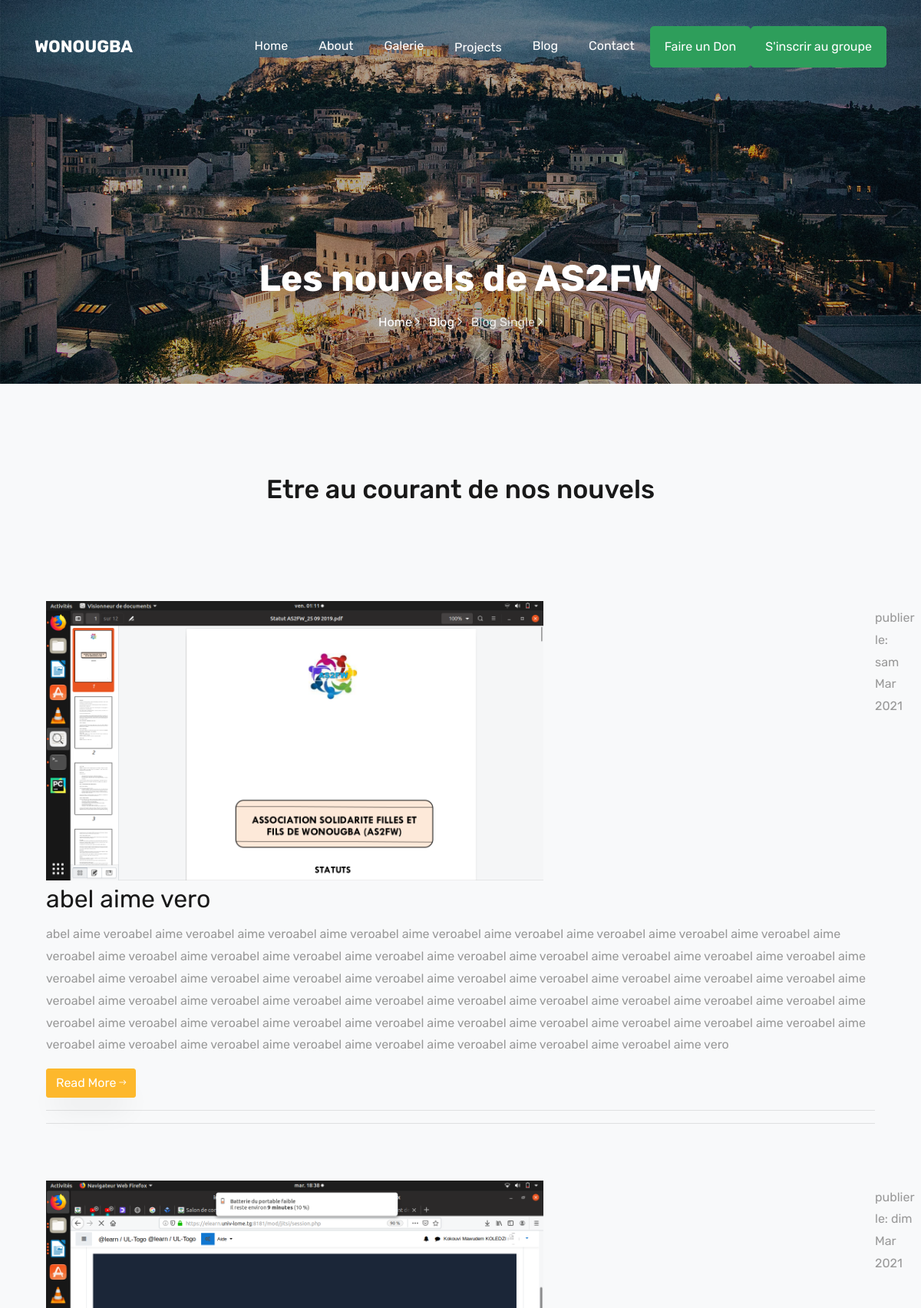
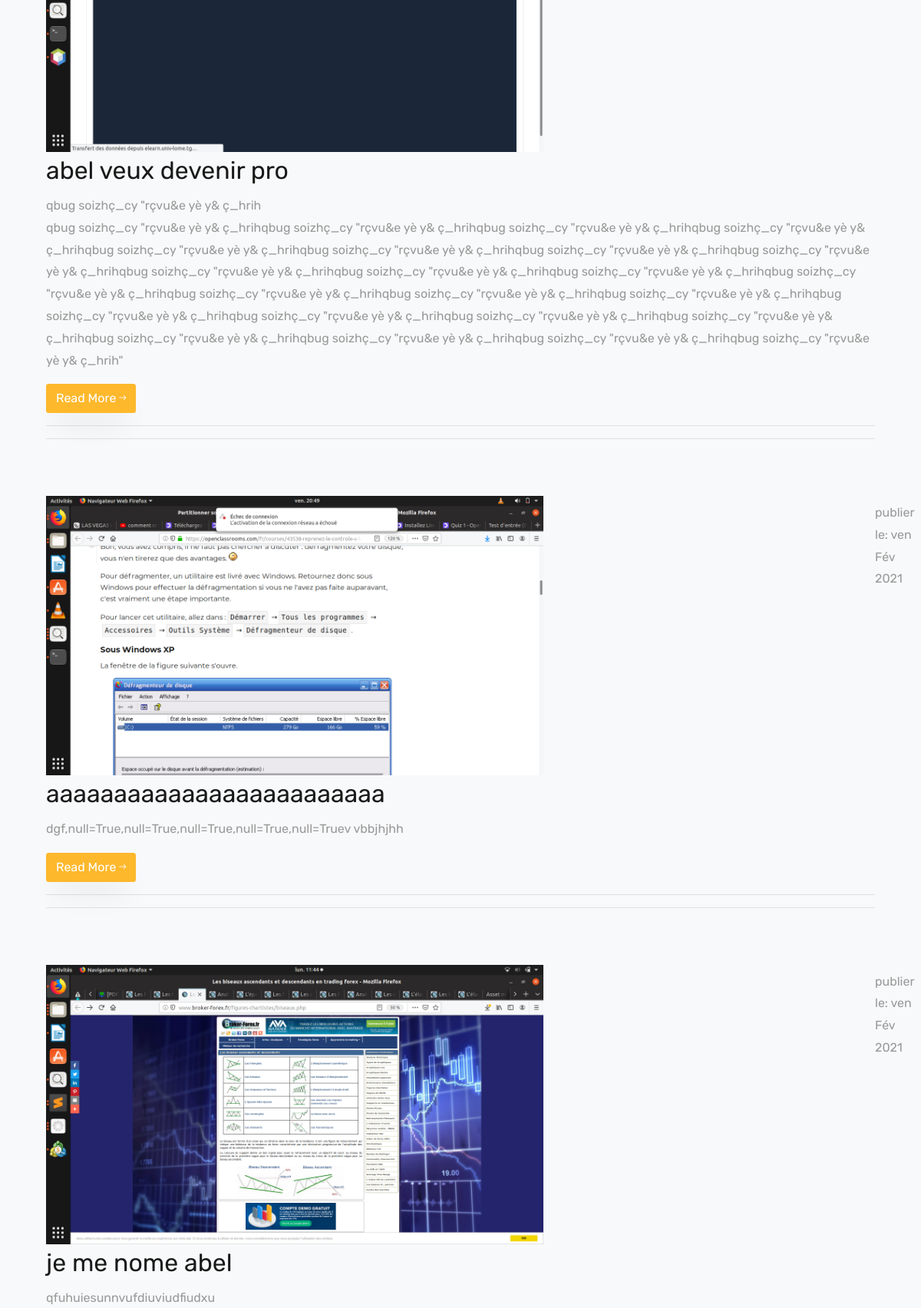
Page /post/ (upper part) on the committed database (2 pictures, top to bottom).
### blog/models.py (models this page shows, shortened)
class Post(models.Model):
    author = models.ForeignKey('auth.User', on_delete=models.CASCADE,)
    title = models.CharField(max_length=200)
    text = models.TextField()
    photo = models.ImageField(upload_to='images/', null=True)
    created_date = models.DateTimeField(default=timezone.now)
    published_date = models.DateTimeField(blank=True, null=True)

### blog/views.py (the view)
# urls.py: path('post/', views.PostListView.as_view(), name='post_list'),  # la page de detaille d'un blog
class PostListView(ListView):
    model = Post
    def get_queryset(self):
        return Post.objects.filter(published_date__lte=timezone.now()).order_by('-published_date')

### blog/templates/blog/post_list.html
{% extends 'base1.html' %}
{% block content %}
	<section class="hero-wrap hero-wrap-2" style="background-image: url('/static/images/bg_2.jpg');" data-stellar-background-ratio="0.5">
	    <div class="overlay"></div>
	    <div class="container">
	      <div class="row no-gutters slider-text align-items-end justify-content-center">
	        <div class="col-md-9 ftco-animate pb-5 text-center">
	          <h1 class="mb-3 bread">Les nouvels de AS2FW</h1>
	          <p class="breadcrumbs"><span class="mr-2"><a href="index.html">Home <i class="ion-ios-arrow-forward"></i></a></span> <span class="mr-2"><a href="blog.html">Blog <i class="ion-ios-arrow-forward"></i></a></span> <span>Blog Single <i class="ion-ios-arrow-forward"></i></span></p>
	        </div>
	      </div>
	    </div>
	</section>
	<section class="ftco-section bg-light" data-section="blog">
	    <div class="container">
	        <div class="row justify-content-center mb-5 pb-5">
	            <div class="col-md-7 heading-section text-center ftco-animate">
	            <h2 class="mb-4">Etre au courant de nos nouvels</h2>
	        </div>
	    </div>
		<div class="container-fluid">
			{% for post in post_list %}
			<div>
				<div style="float: left;" >
					<img src="/static/{{post.photo}}" style="width: 60%; height: 50%;" alt="">
				</div>
				<div>
					<div class="d-flex align-items-center pt-2 mb-4 topp">
						<div class="one mr-3">
							<span class="day">publier le: {{ post.published_date|date:"D M Y"}}</span>
						</div>
					</div>
					<h2 class="heading">{{ post.title }}</h2>
					<p>{{ post.text|safe|linebreaksbr }}</p>
					<div>
						<p class="mb-0"><a href="{% url 'post_detail' pk=post.pk %}" class="btn btn-secondary">Read More <span class="ion-ios-arrow-round-forward"></span></a></p>
					</div>
				</div>
			</div>
			<hr>
			<hr>
			<br>
			<br>
			{% endfor %}
		</div>
	</section>
{% endblock %}

### rows in the picture
Post: photo (picture), published_date "sam Mar 2021", title "abel aime vero", text "abel aime veroabel aime veroabel aime veroabel aime veroabel aime veroabel aime veroabel aime veroabel aime veroabel aime veroabel aime veroabel aime veroabel aime veroabel aime veroabel aime veroabel aime veroabel aime veroabel aime veroabel aime veroabel aime veroabel aime veroabel aime veroabel aime veroabel aime veroabel aime veroabel aime veroabel aime veroabel aime veroabel aime veroabel aime veroabel aime veroabel aime veroabel aime veroabel aime veroabel aime veroabel aime veroabel aime veroabel aime veroabel aime veroabel aime veroabel aime veroabel aime veroabel aime veroabel aime veroabel aime veroabel aime veroabel aime veroabel aime veroabel aime veroabel aime veroabel aime…"
Post: photo (picture), published_date "dim Mar 2021", title "abel veux devenir pro", text "qbug soizhç_cy \"rçvu&e yè y& ç_hrih qbug soizhç_cy \"rçvu&e yè y& ç_hrihqbug soizhç_cy \"rçvu&e yè y& ç_hrihqbug soizhç_cy \"rçvu&e yè y& ç_hrihqbug soizhç_cy \"rçvu&e yè y& ç_hrihqbug soizhç_cy \"rçvu&e yè y& ç_hrihqbug soizhç_cy \"rçvu&e yè y& ç_hrihqbug soizhç_cy \"rçvu&e yè y& ç_hrihqbug soizhç_cy \"rçvu&e yè y& ç_hrihqbug soizhç_cy \"rçvu&e yè y& ç_hrihqbug soizhç_cy \"rçvu&e yè y& ç_hrihqbug soizhç_cy \"rçvu&e yè y& ç_hrihqbug soizhç_cy \"rçvu&e yè y& ç_hrihqbug soizhç_cy \"rçvu&e yè y& ç_hrihqbug soizhç_cy \"rçvu&e yè y& ç_hrihqbug soizhç_cy \"rçvu&e yè y& ç_hrihqbug soizhç_cy \"rçvu&e yè y& ç_hrihqbug soizhç_cy \"rçvu&e yè y& ç_hrihqbug soizhç_cy \"rçvu&e yè y& ç_hrihqbug soizhç_cy \"rçvu&e yè y&…"
Post: photo (picture), published_date "ven Fév 2021", title "aaaaaaaaaaaaaaaaaaaaaaaaa", text "dgf,null=True,null=True,null=True,null=True,null=Truev vbbjhjhh"
Post: photo (picture), published_date "ven Fév 2021", title "je me nome abel", text "qfuhuiesunnvufdiuviudfiudxu"
